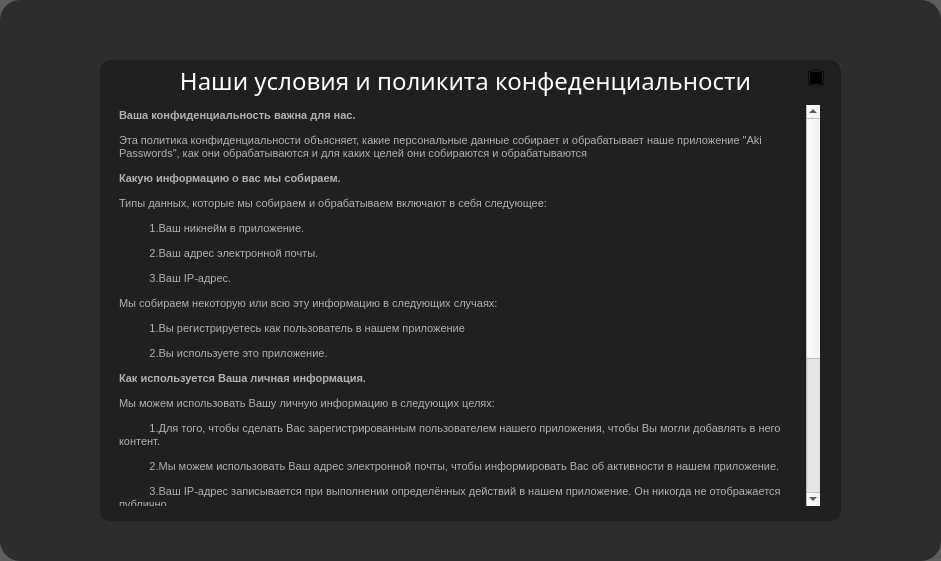
    <widget class="QFrame" name="notifications_dark_background">
     <property name="geometry">
      <rect>
       <x>0</x>
       <y>0</y>
       <width>941</width>
       <height>561</height>
      </rect>
     </property>
     <property name="styleSheet">
      <string notr="true">QFrame {
	background-color:rgba(24, 24, 24, 0.7);
	color:rgb(177, 177, 177);
	border-radius:  20px
}</string>
     </property>
     <property name="frameShape">
      <enum>QFrame::StyledPanel</enum>
     </property>
     <property name="frameShadow">
      <enum>QFrame::Raised</enum>
     </property>
     <widget class="QFrame" name="notifications_main_background">
      <property name="geometry">
       <rect>
        <x>100</x>
        <y>60</y>
        <width>741</width>
        <height>81</height>
       </rect>
      </property>
      <property name="styleSheet">
       <string notr="true">QFrame {
	background-color: rgb(32, 32, 32);
	border:  None;
	border-radius: 10px;
}</string>
      </property>
      <property name="frameShape">
       <enum>QFrame::StyledPanel</enum>
      </property>
      <property name="frameShadow">
       <enum>QFrame::Raised</enum>
      </property>
      <widget class="QFrame" name="notifications_red_up">
       <property name="geometry">
        <rect>
         <x>0</x>
         <y>0</y>
         <width>741</width>
         <height>51</height>
        </rect>
       </property>
       <property name="styleSheet">
        <string notr="true">QFrame {
	background-color: rgb(230, 52, 98);
	border:  None;
	border-radius: 10px;
}</string>
       </property>
       <property name="frameShape">
        <enum>QFrame::StyledPanel</enum>
       </property>
       <property name="frameShadow">
        <enum>QFrame::Raised</enum>
       </property>
       <widget class="QLabel" name="notifications_oops_text">
        <property name="geometry">
         <rect>
          <x>10</x>
          <y>5</y>
          <width>731</width>
          <height>41</height>
         </rect>
        </property>
        <property name="font">
         <font>
          <family>Acrom</family>
          <pointsize>18</pointsize>
         </font>
        </property>
        <property name="styleSheet">
         <string notr="true">QLabel {
	color: #fff;
}</string>
        </property>
        <property name="text">
         <string>Упс! Мы столкнулись с некоторыми проблемами.</string>
        </property>
       </widget>
       <widget class="QPushButton" name="notifications_close">
        <property name="geometry">
         <rect>
          <x>715</x>
          <y>10</y>
          <width>16</width>
          <height>16</height>
         </rect>
        </property>
        <property name="cursor">
         <cursorShape>PointingHandCursor</cursorShape>
        </property>
        <property name="styleSheet">
         <string notr="true">QPushButton {
	background: transparent
}</string>
        </property>
        <property name="text">
         <string/>
        </property>
        <property name="icon">
         <iconset>
          <normaloff>icons/aki_close_notify.png</normaloff>icons/aki_close_notify.png</iconset>
        </property>
        <property name="iconSize">
         <size>
          <width>13</width>
          <height>13</height>
         </size>
        </property>
       </widget>
      </widget>
      <widget class="QLabel" name="notifications_text">
       <property name="geometry">
        <rect>
         <x>10</x>
         <y>58</y>
         <width>721</width>
         <height>16</height>
        </rect>
       </property>
       <property name="font">
        <font>
         <family>Acrom</family>
         <pointsize>10</pointsize>
        </font>
       </property>
       <property name="text">
        <string>Вы не прошли проверку CAPTCHA должным образом. Пожалуйста, попробуйте ещё раз.</string>
       </property>
      </widget>
     </widget>
     <widget class="QFrame" name="notifications_terms_of_use_background">
      <property name="geometry">
       <rect>
        <x>100</x>
        <y>60</y>
        <width>741</width>
        <height>461</height>
       </rect>
      </property>
      <property name="styleSheet">
       <string notr="true">QFrame {
	background-color: rgb(32, 32, 32);
	border:  None;
	border-radius: 10px;
}</string>
      </property>
      <property name="frameShape">
       <enum>QFrame::StyledPanel</enum>
      </property>
      <property name="frameShadow">
       <enum>QFrame::Raised</enum>
      </property>
      <widget class="QLabel" name="notifications_terms_of_use_heading">
       <property name="geometry">
        <rect>
         <x>0</x>
         <y>0</y>
         <width>731</width>
         <height>41</height>
        </rect>
       </property>
       <property name="font">
        <font>
         <family>Acrom</family>
         <pointsize>18</pointsize>
        </font>
       </property>
       <property name="styleSheet">
        <string notr="true">QLabel {
	color: #fff;
}</string>
       </property>
       <property name="text">
        <string>Наши условия и поликита конфеденциальности</string>
       </property>
       <property name="alignment">
        <set>Qt::AlignCenter</set>
       </property>
      </widget>
      <widget class="QTextEdit" name="notifications_trerms_of_use_text">
       <property name="geometry">
        <rect>
         <x>10</x>
         <y>40</y>
         <width>715</width>
         <height>411</height>
        </rect>
       </property>
       <property name="styleSheet">
        <string notr="true">QTextEdit {
	padding: 5px
}

QScrollBar:vertical {              
    border: none;
    background: white;
	border-radius: 0px;
    width: 8px;           
    margin: 0px 0px 0px 0px;
}
QScrollBar::handle:vertical {
    background: qlineargradient(spread:pad, x1:0, y1:0.511364, x2:1,y2:0.523, stop:0 rgba(245, 112, 147, 255), stop:1 rgba(230, 52, 98, 255));
    min-height: 0px;
}</string>
       </property>
       <property name="horizontalScrollBarPolicy">
        <enum>Qt::ScrollBarAlwaysOff</enum>
       </property>
       <property name="readOnly">
        <bool>true</bool>
       </property>
       <property name="html">
        <string>&lt;!DOCTYPE HTML PUBLIC &quot;-//W3C//DTD HTML 4.0//EN&quot; &quot;http://www.w3.org/TR/REC-html40/strict.dtd&quot;&gt;
&lt;html&gt;&lt;head&gt;&lt;meta name=&quot;qrichtext&quot; content=&quot;1&quot; /&gt;&lt;style type=&quot;text/css&quot;&gt;
p, li { white-space: pre-wrap; }
&lt;/style&gt;&lt;/head&gt;&lt;body style=&quot; font-family:'MS Shell Dlg 2'; font-size:8.25pt; font-weight:400; font-style:normal;&quot;&gt;
&lt;p style=&quot; margin-top:0px; margin-bottom:0px; margin-left:0px; margin-right:0px; -qt-block-indent:0; text-indent:0px;&quot;&gt;&lt;span style=&quot; font-size:8pt; font-weight:600;&quot;&gt;Ваша конфиденциальность важна для нас.&lt;/span&gt;&lt;/p&gt;
&lt;p style=&quot; margin-top:12px; margin-bottom:12px; margin-left:0px; margin-right:0px; -qt-block-indent:0; text-indent:0px;&quot;&gt;&lt;span style=&quot; font-size:8pt;&quot;&gt;Эта политика конфиденциальности объясняет, какие персональные данные собирает и обрабатывает наше приложение &amp;quot;Aki Passwords&amp;quot;, как они обрабатываются и для каких целей они собираются и обрабатываются&lt;/span&gt;&lt;/p&gt;
&lt;p style=&quot; margin-top:12px; margin-bottom:12px; margin-left:0px; margin-right:0px; -qt-block-indent:0; text-indent:0px;&quot;&gt;&lt;span style=&quot; font-size:8pt; font-weight:600;&quot;&gt;Какую информацию о вас мы собираем.&lt;/span&gt;&lt;/p&gt;
&lt;p style=&quot; margin-top:12px; margin-bottom:12px; margin-left:0px; margin-right:0px; -qt-block-indent:0; text-indent:0px;&quot;&gt;&lt;span style=&quot; font-size:8pt;&quot;&gt;Типы данных, которые мы собираем и обрабатываем включают в себя следующее:&lt;/span&gt;&lt;/p&gt;
&lt;p style=&quot; margin-top:12px; margin-bottom:12px; margin-left:0px; margin-right:0px; -qt-block-indent:0; text-indent:0px;&quot;&gt;&lt;span style=&quot; font-size:8pt;&quot;&gt;          1.Ваш никнейм в приложение.&lt;/span&gt;&lt;/p&gt;
&lt;p style=&quot; margin-top:12px; margin-bottom:12px; margin-left:0px; margin-right:0px; -qt-block-indent:0; text-indent:0px;&quot;&gt;&lt;span style=&quot; font-size:8pt;&quot;&gt;          2.Ваш адрес электронной почты.&lt;/span&gt;&lt;/p&gt;
&lt;p style=&quot; margin-top:12px; margin-bottom:12px; margin-left:0px; margin-right:0px; -qt-block-indent:0; text-indent:0px;&quot;&gt;&lt;span style=&quot; font-size:8pt;&quot;&gt;          3.Ваш IP-адрес.&lt;/span&gt;&lt;/p&gt;
&lt;p style=&quot; margin-top:12px; margin-bottom:12px; margin-left:0px; margin-right:0px; -qt-block-indent:0; text-indent:0px;&quot;&gt;&lt;span style=&quot; font-size:8pt;&quot;&gt;Мы собираем некоторую или всю эту информацию в следующих случаях:&lt;/span&gt;&lt;/p&gt;
&lt;p style=&quot; margin-top:12px; margin-bottom:12px; margin-left:0px; margin-right:0px; -qt-block-indent:0; text-indent:0px;&quot;&gt;&lt;span style=&quot; font-size:8pt;&quot;&gt;          1.Вы регистрируетесь как пользователь в нашем приложение&lt;/span&gt;&lt;/p&gt;
&lt;p style=&quot; margin-top:12px; margin-bottom:12px; margin-left:0px; margin-right:0px; -qt-block-indent:0; text-indent:0px;&quot;&gt;&lt;span style=&quot; font-size:8pt;&quot;&gt;          2.Вы используете это приложение.&lt;/span&gt;&lt;/p&gt;
&lt;p style=&quot; margin-top:12px; margin-bottom:12px; margin-left:0px; margin-right:0px; -qt-block-indent:0; text-indent:0px;&quot;&gt;&lt;span style=&quot; font-size:8pt; font-weight:600;&quot;&gt;Как используется Ваша личная информация.&lt;/span&gt;&lt;/p&gt;
&lt;p style=&quot; margin-top:12px; margin-bottom:12px; margin-left:0px; margin-right:0px; -qt-block-indent:0; text-indent:0px;&quot;&gt;&lt;span style=&quot; font-size:8pt;&quot;&gt;Мы можем использовать Вашу личную информацию в следующих целях:&lt;/span&gt;&lt;/p&gt;
&lt;p style=&quot; margin-top:12px; margin-bottom:12px; margin-left:0px; margin-right:0px; -qt-block-indent:0; text-indent:0px;&quot;&gt;&lt;span style=&quot; font-size:8pt;&quot;&gt;          1.Для того, чтобы сделать Вас зарегистрированным пользователем нашего приложения, чтобы Вы могли добавлять в него контент.&lt;/span&gt;&lt;/p&gt;
&lt;p style=&quot; margin-top:12px; margin-bottom:12px; margin-left:0px; margin-right:0px; -qt-block-indent:0; text-indent:0px;&quot;&gt;&lt;span style=&quot; font-size:8pt;&quot;&gt;          2.Мы можем использовать Ваш адрес электронной почты, чтобы информировать Вас об активности в нашем приложение.&lt;/span&gt;&lt;/p&gt;
&lt;p style=&quot; margin-top:12px; margin-bottom:12px; margin-left:0px; margin-right:0px; -qt-block-indent:0; text-indent:0px;&quot;&gt;&lt;span style=&quot; font-size:8pt;&quot;&gt;          3.Ваш IP-адрес записывается при выполнении определённых действий в нашем приложение. Он никогда не отображается публично.&lt;/span&gt;&lt;/p&gt;
&lt;p style=&quot; margin-top:12px; margin-bottom:12px; margin-left:0px; margin-right:0px; -qt-block-indent:0; text-indent:0px;&quot;&gt;&lt;span style=&quot; font-size:8pt; font-weight:600;&quot;&gt;Обеспечение безопасности данных&lt;/span&gt;&lt;/p&gt;
&lt;p style=&quot; margin-top:12px; margin-bottom:12px; margin-left:0px; margin-right:0px; -qt-block-indent:0; text-indent:0px;&quot;&gt;&lt;span style=&quot; font-size:8pt;&quot;&gt;Мы стремимся обеспечить безопасность любой информации, которую Вы нам предоставляете.Чтобы предотвратить несанкционированный доступ или раскрытие информации, мы добавили подходящие меры и процедуры для защиты и обеспечения безопасности информации,которую мы собираем.&lt;/span&gt;&lt;/p&gt;
&lt;p style=&quot; margin-top:12px; margin-bottom:12px; margin-left:0px; margin-right:0px; -qt-block-indent:0; text-indent:0px;&quot;&gt;&lt;span style=&quot; font-size:8pt; font-weight:600;&quot;&gt;Принятие политики&lt;/span&gt;&lt;/p&gt;
&lt;p style=&quot; margin-top:12px; margin-bottom:12px; margin-left:0px; margin-right:0px; -qt-block-indent:0; text-indent:0px;&quot;&gt;&lt;span style=&quot; font-size:8pt;&quot;&gt;Дальнейшее использование нашего приложения означает Ваше полное согласие с этой политикой. Если Вы не согласны с нашей политикой, то пожалуйста, не используйте данное приложение. При регистрации мы также запросим Ваше явное согласие с политикой конфиденциальности.&lt;/span&gt;&lt;/p&gt;
&lt;p style=&quot; margin-top:12px; margin-bottom:12px; margin-left:0px; margin-right:0px; -qt-block-indent:0; text-indent:0px;&quot;&gt;&lt;span style=&quot; font-size:8pt; font-weight:600;&quot;&gt;Изменения в политике&lt;/span&gt;&lt;/p&gt;
&lt;p style=&quot; margin-top:12px; margin-bottom:12px; margin-left:0px; margin-right:0px; -qt-block-indent:0; text-indent:0px;&quot;&gt;&lt;span style=&quot; font-size:8pt;&quot;&gt;Мы можем вносить изменения в данную политику в любое время. Вам может быть предложено ознакомиться и повторно принять информацию в этой политике, если она изменится в будущем.&lt;/span&gt;&lt;/p&gt;&lt;/body&gt;&lt;/html&gt;</string>
       </property>
      </widget>
      <widget class="QPushButton" name="notifications_close_3">
       <property name="geometry">
        <rect>
         <x>708</x>
         <y>10</y>
         <width>16</width>
         <height>16</height>
        </rect>
       </property>
       <property name="cursor">
        <cursorShape>PointingHandCursor</cursorShape>
       </property>
       <property name="styleSheet">
        <string notr="true">QPushButton {
	background: transparent
}</string>
       </property>
       <property name="text">
        <string/>
       </property>
       <property name="icon">
        <iconset>
         <normaloff>icons/aki_close_notify.png</normaloff>icons/aki_close_notify.png</iconset>
       </property>
       <property name="iconSize">
        <size>
         <width>13</width>
         <height>13</height>
        </size>
       </property>
      </widget>
     </widget>
    </widget>
